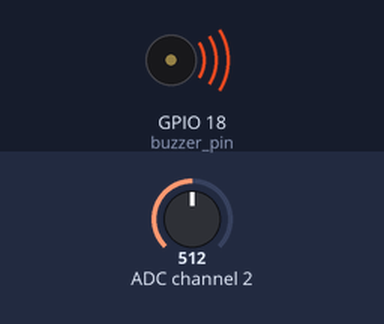
Bench run of a program on a simulated Raspberry Pi (BCM pin numbers). Parts: buzzer (waves = sounding). The inputs (shaded band) are chosen by the test bench; at power-on: ADC channel 2 = 512 (analog values on the 0–1023 scale). What the program prints to the terminal is not drawn.

Above: at 3.5 s.
Timing chart, 0 to 22.5 s (numbered marks = the images above):
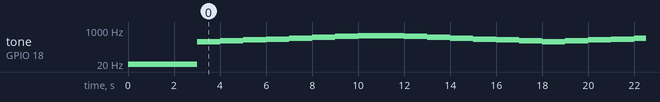

The program:

clap.py
```python
import RPi.GPIO as GPIO
import time
import spidev

SPI_CH = 0
ADC_CH2 = 2
ADC_CS = 8
SPI_SPEED = 500000
THRESHOLD = 500

buzzer_pin = 18

GPIO.setmode(GPIO.BCM)
GPIO.setup(buzzer_pin, GPIO.OUT)
pwm = GPIO.PWM(buzzer_pin, 1.0)
pwm.start(50.0)

spi = spidev.SpiDev()
spi.open(0, SPI_CH)
spi.max_speed_hz = SPI_SPEED

def read_adc(channel):
    adc = spi.xfer2([1, (8 + channel) << 4, 0])
    data = ((adc[1] & 3) << 8) + adc[2]
    return data

try:
    print("Waiting for 3 seconds...")
    time.sleep(3)  # 3-second delay

    while True:
        adc_value = read_adc(ADC_CH2)
        print(f"Sound ADC Value -> {adc_value}")

        if adc_value > THRESHOLD:
            scale = [262, 294, 330, 349, 392, 440, 494, 523]

            for i in range(8):
                pwm.ChangeFrequency(scale[i])
                time.sleep(1.0)

            for i in range(7, 0, -1):
                pwm.ChangeFrequency(scale[i])
                time.sleep(1.0)

except KeyboardInterrupt:
    pass

finally:
    pwm.stop()
    GPIO.cleanup()
```

Measured:
- by itself, tone on GPIO 18 (buzzer_pin): repeats every 15.0 s: 262 Hz 1.0 s, 294 Hz 1.0 s, 330 Hz 1.0 s, 349 Hz 1.0 s, 392 Hz 1.0 s, 440 Hz 1.0 s, 494 Hz 1.0 s, 523 Hz 2.0 s, 494 Hz 1.0 s, 440 Hz 1.0 s, 392 Hz 1.0 s, 349 Hz 1.0 s, 330 Hz 1.0 s, 294 Hz 1.0 s
